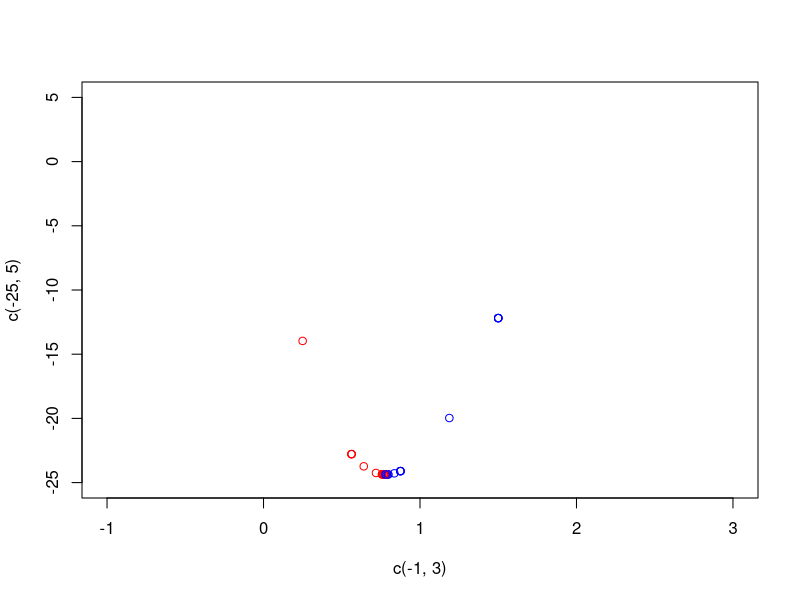

The R source for this figure:
f<-function(x){
  x^4-14*x^3+60*x^2-70*x
}
plot(c(-1,3),c(-25,5),type = "n")
a<--1
b<-3
c<-1.5
n<-1
conv<-FALSE
while(!conv){
  if(abs(b-c)>abs(a-c)){
    y<-(b+c)/2
    if(f(y)>=f(c)){
      b<-y
    } else{
      a<-c
      c<-y
    }
  } else{
    y<-(a+c)/2
    if(f(y)>=f(c)){
      a<-y
    } else{
      b<-c
      c<-y
    }
  }
  points(a,f(a),col="red",type ="p",pch = 1)
  points(b,f(b),col="blue",type ="p",pch=1)
  if(abs(a-b)<10^-5 | n>150){conv<-TRUE}
  cat("now is",n,"iteration and xa value is:",a,"and xb is:",b,"\n")
  cat("middle value is:",(a+b)/2,"middle function value is:",f((a+b)/2),"\n\n")
  n<-n+1
}


####
f<-function(x){
  x^4-14*x^3+60*x^2-70*x
}
df<-function(x)
{
  h<-10^-5
  y<-(f(x+h)-f(x))/h
  return(y)
}

conv<-FALSE
xa<- 10
n<-1
h<-10^-5
while(!conv){
  xb<-xa
  xn<-xb-df(xb)/((df(xb+h)-df(xb))/h)
  xa<-xn
  if(abs(df(xa))<10^-10 | n>150){conv<-TRUE}
  cat("now is",n,"iteration and x value is:",xa,"and df(x) is:",df(xa),"\n")
  n<-n+1
}







